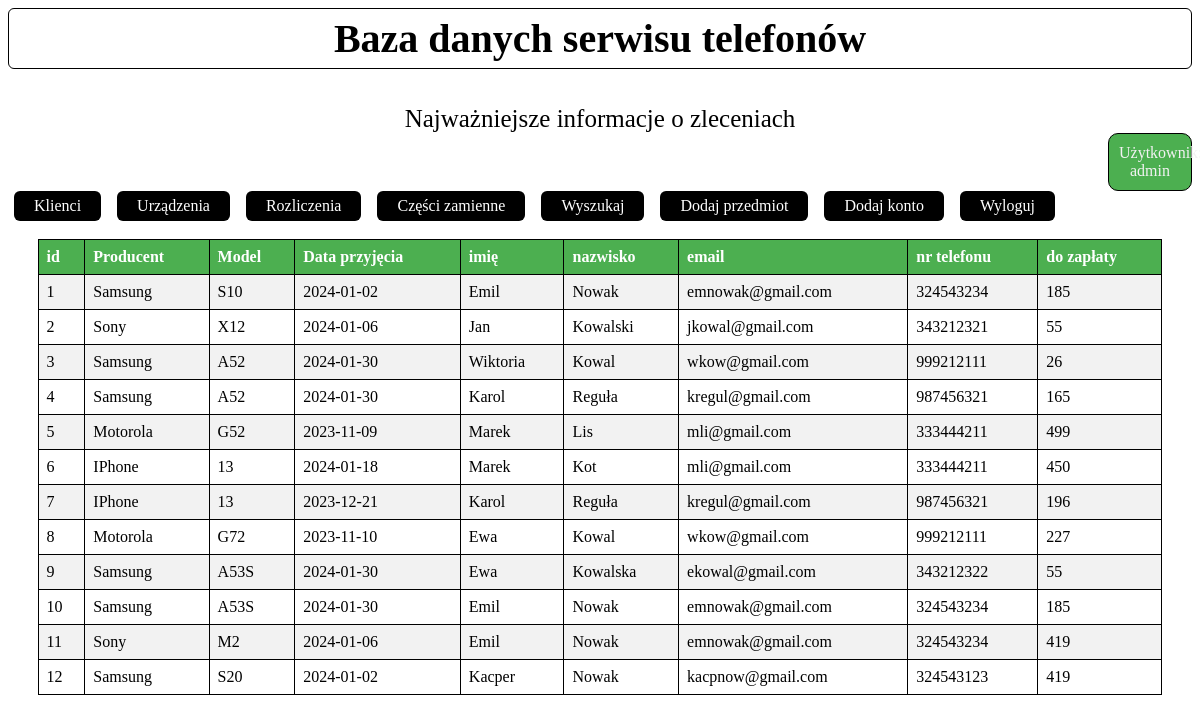
The page /strona.php (signed in) on the database its author committed.
### tables this page shows
CREATE TABLE `naprawy` (
  `id` int(11) NOT NULL,
  `Producent` text NOT NULL,
  `Model` text NOT NULL,
  `Kod producenta` text NOT NULL,
  `Data przyjęcia` text NOT NULL,
  `Data odbioru` text NOT NULL,
  `Opis` text NOT NULL,
  `Dodany przez` text NOT NULL
);

CREATE TABLE `klienci` (
  `id` int(11) NOT NULL,
  `imię` text NOT NULL,
  `nazwisko` text NOT NULL,
  `email` text NOT NULL,
  `nr telefonu` int(11) NOT NULL,
  `kraj` text NOT NULL,
  `miasto` text NOT NULL,
  `kod pocztowy` text NOT NULL,
  `ulica` text NOT NULL,
  `nr domu/mieszkania` text NOT NULL
);

CREATE TABLE `rozliczenia` (
  `id` int(11) NOT NULL,
  `cena części zamiennych` int(11) NOT NULL,
  `opłata za naprawę` int(11) NOT NULL,
  `do zapłaty` int(11) NOT NULL
);

### strona.php (the view, shortened to what this page needs)
<!DOCTYPE HTML>
<html lang="pl">
<head>
	<h1>Baza danych serwisu telefonów</h1>
</head>
<body>
<?php
		echo "<span style='
			color: black;
			background-color: white;
			text-align: center;
			display: block;
			margin: auto;
			font-size: 25px;'>
			Najważniejsze informacje o zleceniach
			</span>";
		echo "<span style='
			color: #f2f2f2;
			background-color: #4CAF50;
			padding: 10px;
			border: 1px solid black;
			border-radius: 10px;
			text-align: center;
			display: block;
			margin-left: 1100px;
			'>
			Użytkownik: {$_SESSION['login']}
			</br>
			</span>";
			?>
			<a href="klienci.php" class="button">Klienci </a>
			<a href="naprawy.php" class="button">Urządzenia </a>
			<a href="rozliczenia.php" class="button">Rozliczenia</a>
			<a href="magazyn.php" class="button">Części zamienne</a>
			<a href="wyszukaj.php" class="button">Wyszukaj </a>
			<a href="dodaj.php" class="button">Dodaj przedmiot</a>
			<?php
			if($_SESSION['login']=="admin")
			{
				echo "<a href='uzytkownicy.php' class='button'>Dodaj konto</a>";
			}
			?>
			<a href="index.php" class="button">Wyloguj</a>
			<?php
		require_once "connect.php";
		$polaczenie = new mysqli($host, $user, $password, $name);
		if ($polaczenie->connect_errno)
		{
			echo "Błąd połączenia z bazą danych: " . $polaczenie->connect_error;
		}
		else
		{
			$query = "SELECT naprawy.id, naprawy.Producent, naprawy.Model, naprawy.`Data przyjęcia`, klienci.imię, klienci.nazwisko, klienci.email, klienci.`nr telefonu`, rozliczenia.`do zapłaty` FROM naprawy JOIN klienci ON naprawy.id = klienci.id JOIN rozliczenia ON naprawy.id = rozliczenia.id";
			$result = $polaczenie->query($query);
		if ($result && $result->num_rows > 0)
		{
			echo "<table border='1'><tr><th>id</th><th>Producent</th><th>Model</th><th>Data przyjęcia</th><th>imię</th><th>nazwisko</th><th>email</th><th>nr telefonu</th><th>do zapłaty</th></tr>";
        while($row = $result->fetch_assoc())
		{
            echo "<tr><td>" . $row["id"] . "</td><td>" . $row["Producent"] . "</td><td>" . $row["Model"] . "</td><td>" . $row["Data przyjęcia"] . "</td><td>" . $row["imię"] . "</td><td>" . $row["nazwisko"] . "</td><td>" . $row["email"] . "</td><td>" . $row["nr telefonu"] . "</td><td>" . $row["do zapłaty"] . "</td></tr>";
        }
        echo "</table>";
		}
}
?>
</body>
</html>

### strona.php (style rules this page uses)
h1 { padding: 6px 20px; background-color: white; color: black; text-align: center; text-decoration: none; border-radius: 6px; border: 1px solid black; margin: auto; font-size: 40px; }
table { width: 95%; border-collapse: collapse; margin-left: auto; margin-right: auto; }
th, td { border: 1px solid black; padding: 8px; text-align: left; }
th { background-color: #4CAF50; color: white; }
tr:nth-child(even) { background-color: #f2f2f2; }
.button { display: inline-block; padding: 6px 20px; background-color: black; color: white; text-align: center; text-decoration: none; border-radius: 6px; margin-left: 6px; margin-right: 6px; }

### rows shown on the page
naprawy: id "1", Producent "Samsung", Model "S10", Data przyjęcia "2024-01-02", klienci.imię "Emil", klienci.nazwisko "Nowak", klienci.email "emnowak@gmail.com", klienci.nr telefonu "324543234", rozliczenia.do zapłaty "185"
naprawy: id "2", Producent "Sony", Model "X12", Data przyjęcia "2024-01-06", klienci.imię "Jan", klienci.nazwisko "Kowalski", klienci.email "jkowal@gmail.com", klienci.nr telefonu "343212321", rozliczenia.do zapłaty "55"
naprawy: id "3", Producent "Samsung", Model "A52", Data przyjęcia "2024-01-30", klienci.imię "Wiktoria", klienci.nazwisko "Kowal", klienci.email "wkow@gmail.com", klienci.nr telefonu "999212111", rozliczenia.do zapłaty "26"
naprawy: id "4", Producent "Samsung", Model "A52", Data przyjęcia "2024-01-30", klienci.imię "Karol", klienci.nazwisko "Reguła", klienci.email "kregul@gmail.com", klienci.nr telefonu "987456321", rozliczenia.do zapłaty "165"
naprawy: id "5", Producent "Motorola", Model "G52", Data przyjęcia "2023-11-09", klienci.imię "Marek", klienci.nazwisko "Lis", klienci.email "mli@gmail.com", klienci.nr telefonu "333444211", rozliczenia.do zapłaty "499"
naprawy: id "6", Producent "IPhone", Model "13", Data przyjęcia "2024-01-18", klienci.imię "Marek", klienci.nazwisko "Kot", klienci.email "mli@gmail.com", klienci.nr telefonu "333444211", rozliczenia.do zapłaty "450"
naprawy: id "7", Producent "IPhone", Model "13", Data przyjęcia "2023-12-21", klienci.imię "Karol", klienci.nazwisko "Reguła", klienci.email "kregul@gmail.com", klienci.nr telefonu "987456321", rozliczenia.do zapłaty "196"
naprawy: id "8", Producent "Motorola", Model "G72", Data przyjęcia "2023-11-10", klienci.imię "Ewa", klienci.nazwisko "Kowal", klienci.email "wkow@gmail.com", klienci.nr telefonu "999212111", rozliczenia.do zapłaty "227"
naprawy: id "9", Producent "Samsung", Model "A53S", Data przyjęcia "2024-01-30", klienci.imię "Ewa", klienci.nazwisko "Kowalska", klienci.email "ekowal@gmail.com", klienci.nr telefonu "343212322", rozliczenia.do zapłaty "55"
naprawy: id "10", Producent "Samsung", Model "A53S", Data przyjęcia "2024-01-30", klienci.imię "Emil", klienci.nazwisko "Nowak", klienci.email "emnowak@gmail.com", klienci.nr telefonu "324543234", rozliczenia.do zapłaty "185"
naprawy: id "11", Producent "Sony", Model "M2", Data przyjęcia "2024-01-06", klienci.imię "Emil", klienci.nazwisko "Nowak", klienci.email "emnowak@gmail.com", klienci.nr telefonu "324543234", rozliczenia.do zapłaty "419"
naprawy: id "12", Producent "Samsung", Model "S20", Data przyjęcia "2024-01-02", klienci.imię "Kacper", klienci.nazwisko "Nowak", klienci.email "kacpnow@gmail.com", klienci.nr telefonu "324543123", rozliczenia.do zapłaty "419"

### other values the page prints
$_SESSION['login'] "admin"
